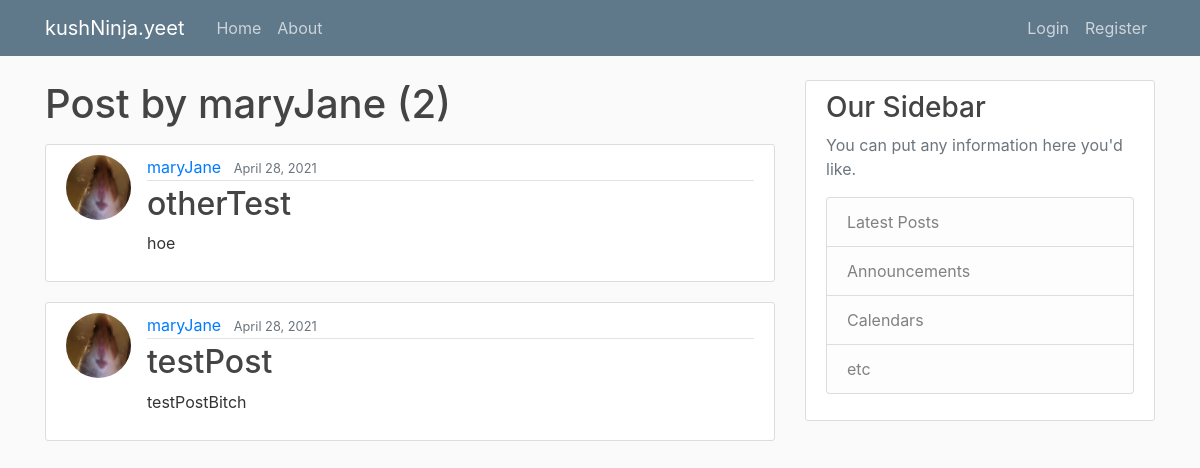
The page /user/maryJane on the database its author committed.
### blog/models.py (models this page shows, shortened)
class Post(models.Model):
    title = models.CharField(max_length=100)
    content = models.TextField()
    date_posted = models.DateTimeField(default=timezone.now)
    author = models.ForeignKey(User, on_delete=models.CASCADE)

### users/models.py (models this page shows, shortened)
class Profile(models.Model):
    user = models.OneToOneField(User, on_delete=models.CASCADE)
    image = models.ImageField(default='default.jpg', upload_to='profile_pics')

### blog/views.py (the view)
# urls.py: path('user/<str:username>', UserPostListView.as_view(), name='user-post'),
class UserPostListView(ListView):
    model = Post
    template_name = 'blog/user_post.html'
    context_object_name = 'posts'
    paginate_by = 5
    def get_queryset(self):
        user = get_object_or_404(User, username=self.kwargs.get('username'))
        return Post.objects.filter(author=user).order_by('-date_posted')

### blog/templates/blog/user_post.html (shortened to what this page needs)
{% extends "blog/base.html" %}
{% block content %}
    <h1 class="mb-3">Post by {{ view.kwargs.username }} ({{ page_obj.paginator.count }})</h1>
    {% for post in posts %}
        <article class="media content-section">
            <img class="rounded-circle article-img" src="{{ post.author.profile.image.url }}">
            <div class="media-body">
            <div class="article-metadata">
                <a class="mr-2" href="{% url 'user-post' post.author.username %}">{{ post.author }}</a>
                <small class="text-muted">{{ post.date_posted|date:"F d, Y" }}</small>
            </div>
            <h2><a class="article-title" href="{% url 'post-detail' post.id %}">{{ post.title }}</a></h2>
            <p class="article-content">{{ post.content }}</p>
            </div>
        </article>
    {% endfor %}
{% endblock content %}

### blog/static/blog/main.css (style rules this page uses)
body { background: #fafafa; color: #333333; margin-top: 5rem; }
h1, h2, h3, h4, h5, h6 { color: #444444; }
.content-section { background: #ffffff; padding: 10px 20px; border: 1px solid #dddddd; border-radius: 3px; margin-bottom: 20px; }
.article-title { color: #444444; }
.article-content { white-space: pre-line; }
.article-img { height: 65px; width: 65px; margin-right: 16px; }
.article-metadata { padding-bottom: 1px; margin-bottom: 4px; border-bottom: 1px solid #e3e3e3 }

### rows shown on the page
Post: author.profile.image (placeholder picture), author "maryJane", date_posted "April 28, 2021", title "otherTest", content "hoe"
Post: author.profile.image (placeholder picture), author "maryJane", date_posted "April 28, 2021", title "testPost", content "testPostBitch"

### other values the page prints
{{ view.kwargs.username }} "maryJane"
{{ page_obj.paginator.count }} "2"
